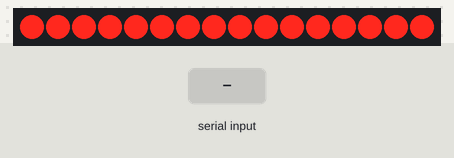
Simulated run of this program. Board: Arduino Uno, built with avr-gcc and run on an emulated ATmega328P. Parts: 16 shift-register outputs drawn as a row of LEDs (first output left, lit = HIGH). Wiring (inferred from the names in the program): 2 × shift register (74HC595): data pin 8; shift clock pin 9; latch pin 10. Wiring (inferred from the signals the program sends): row of LEDs: on Q0, Q1, Q2, Q3, Q4, Q5, Q6, Q7, Q8, Q9, Q10, Q11, Q12, Q13, Q14, Q15. The test bench sets the inputs (shaded band).

Above: at 1.2 s.
1.3 s: "90,45\n" received over Serial
At 1.8 s:
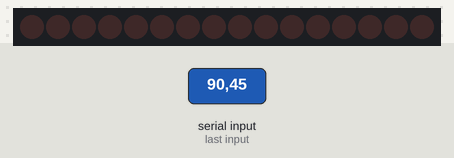
2.8 s: "5\n" received over Serial
At 3.5 s:
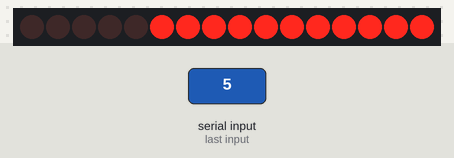
4.3 s: "30,150\n" received over Serial
At 5.4 s:
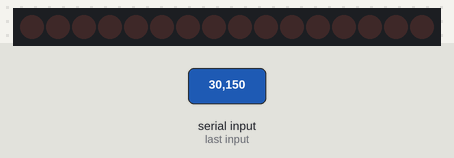
Timing chart, 0 to 7.3 s (numbered marks = the images above; inputs shaded):
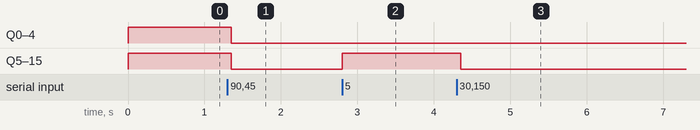

The program:

main.cpp
```cpp
#include <Arduino.h>

int latchP = 10; //output parralel data
int clockP = 9; //clockcycle
int dataP = 8; //serial
uint16_t LEDS = 0; //led light data
int val ;
String read;

void setup() {
//set pins as output
pinMode(latchP, OUTPUT);
pinMode(clockP, OUTPUT);
pinMode(dataP, OUTPUT);
Serial.begin(9600);
read.reserve(200);
}

void loop() {

while (Serial.available()){
  char inChar = (char)Serial.read();
  if (inChar == '\n'){
    val = read.toInt();
    read = "";
          LEDS = 0;
      for (int i = 0; i < val; i++) {
        bitSet(LEDS, i);
      }

      digitalWrite(latchP, LOW);
      shiftOut(dataP, clockP, MSBFIRST, LEDS >> 8);
      shiftOut(dataP, clockP, MSBFIRST, LEDS & 0xFF);
      digitalWrite(latchP, HIGH);
    } else {
      read += inChar;

    }
  }

  delay(50);
}
```

Measured:
- after the input at 1.3 s, Q0–15: HIGH → LOW after 0.05 s
- after the input at 2.8 s, Q5–15: LOW → HIGH at once
- after the input at 4.3 s, Q5–15: HIGH → LOW after 0.05 s
